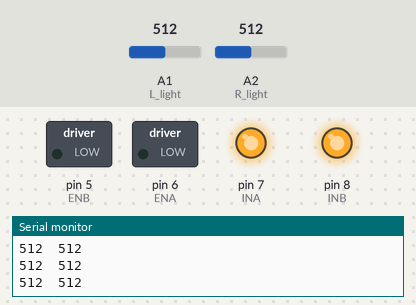
Simulated run of this sketch. Board: Arduino Uno, built with avr-gcc and run on an emulated ATmega328P. On the bench: switched loads named in the sketch (green lamp = pin HIGH), output pins drawn as LEDs (lit = HIGH), the last lines printed to the serial monitor. The inputs (shaded band) are chosen by the test bench; at power-on: A1 (L_light) = 512, A2 (R_light) = 512.

Above: at 1.2 s.
1.3 s: A1 (L_light) set to 781
2.8 s: A1 (L_light) set to 812
At 3.3 s:
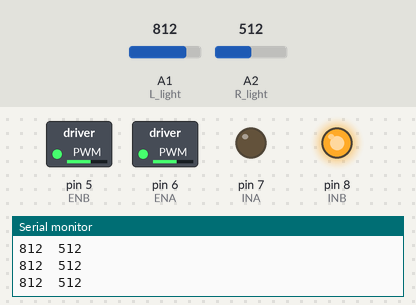
4.4 s: A2 (R_light) set to 789
5.9 s: A2 (R_light) set to 813
At 7.2 s:
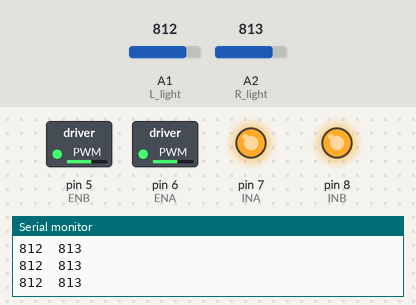
7.5 s: A1 (L_light) set to 790
At 8.8 s:
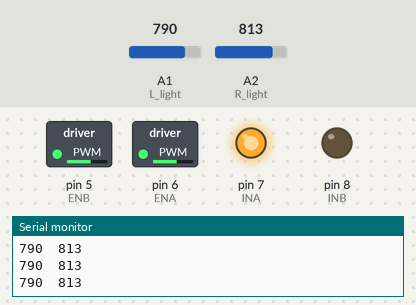
9.1 s: A1 (L_light) set to 810
At 10.6 s:
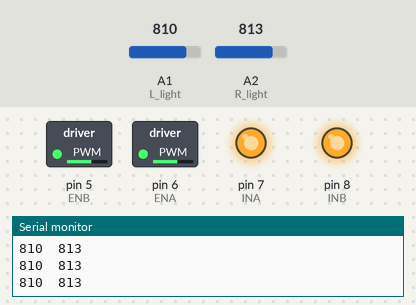
Timing chart, 0 to 11.7 s (numbered marks = the images above; inputs shaded):
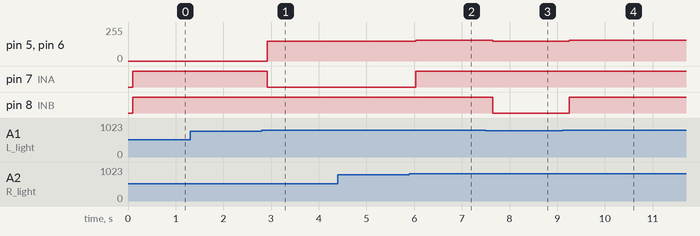

The sketch:

9_3_Find_car_light.ino
```cpp
/*
 * create by straysnail
 * 2022/2/28
 */
#define L_light A1
#define R_light A2
int L_lightVal;
int R_lightVal;

//Define the pin of motors
#define INA 7
#define ENA 6
#define INB 8
#define ENB 5

void setup() {
  Serial.begin(9600);
  //Set the pin of the photosensitive sensors to input
  pinMode(L_light, INPUT);
  pinMode(R_light, INPUT);

  //Set the pin of the motors to output
  pinMode(INA, OUTPUT);
  pinMode(ENA, OUTPUT);
  pinMode(INB, OUTPUT);
  pinMode(ENB, OUTPUT);
}

void loop() {
  L_lightVal = analogRead(L_light);
  R_lightVal = analogRead(R_light);
  Serial.print(L_lightVal);
  Serial.print("  ");
  Serial.println(R_lightVal);
  delay(100);
  if((L_lightVal >= 800) && (R_lightVal >= 800))
  {
    car_forward();
  }
  else if((L_lightVal >= 800) && (R_lightVal < 800))
  {
    car_left();
  }
  else if((L_lightVal < 800) && (R_lightVal >= 800))
  {

    car_right();
  }
  else if((L_lightVal < 800) && (R_lightVal < 800))
  {
    car_stop();
  }
}

//The little snail moves forward
void car_forward()
{
  digitalWrite(INA, HIGH);
  analogWrite(ENA, 155);
  digitalWrite(INB, HIGH);
  analogWrite(ENB, 155);
}

//The little snail turns left
void car_left()
{
  digitalWrite(INA, LOW);
  analogWrite(ENA, 150);
  digitalWrite(INB, HIGH);
  analogWrite(ENB, 150);
}

//The little snail turns right
void car_right()
{
  digitalWrite(INA, HIGH);
  analogWrite(ENA, 150);
  digitalWrite(INB, LOW);
  analogWrite(ENB, 150);
}

//Stop
void car_stop()
{
  digitalWrite(INA, HIGH);
  analogWrite(ENA, 0);
  digitalWrite(INB, HIGH);
  analogWrite(ENB, 0);
}
```

Measured:
- the behaviour switches between 799 and 800 on A1 (L_light) (found by bisection; images 0 and 1)
- the behaviour switches between 799 and 800 on A2 (R_light) (found by bisection; images 1 and 2)
- after the input at 2.8 s, pin 5 (ENB), pin 6 (ENA): 0/255 → 150/255 after 0.12 s; pin 7 (INA): HIGH → LOW after 0.12 s
- after the input at 5.9 s, pin 5 (ENB), pin 6 (ENA): 150/255 → 155/255 after 0.14 s; pin 7 (INA): LOW → HIGH after 0.14 s
- after the input at 7.5 s, pin 5 (ENB), pin 6 (ENA): 155/255 → 150/255 after 0.14 s; pin 8 (INB): HIGH → LOW after 0.14 s
- after the input at 9.1 s, pin 5 (ENB), pin 6 (ENA): 150/255 → 155/255 after 0.15 s; pin 8 (INB): LOW → HIGH after 0.15 s
